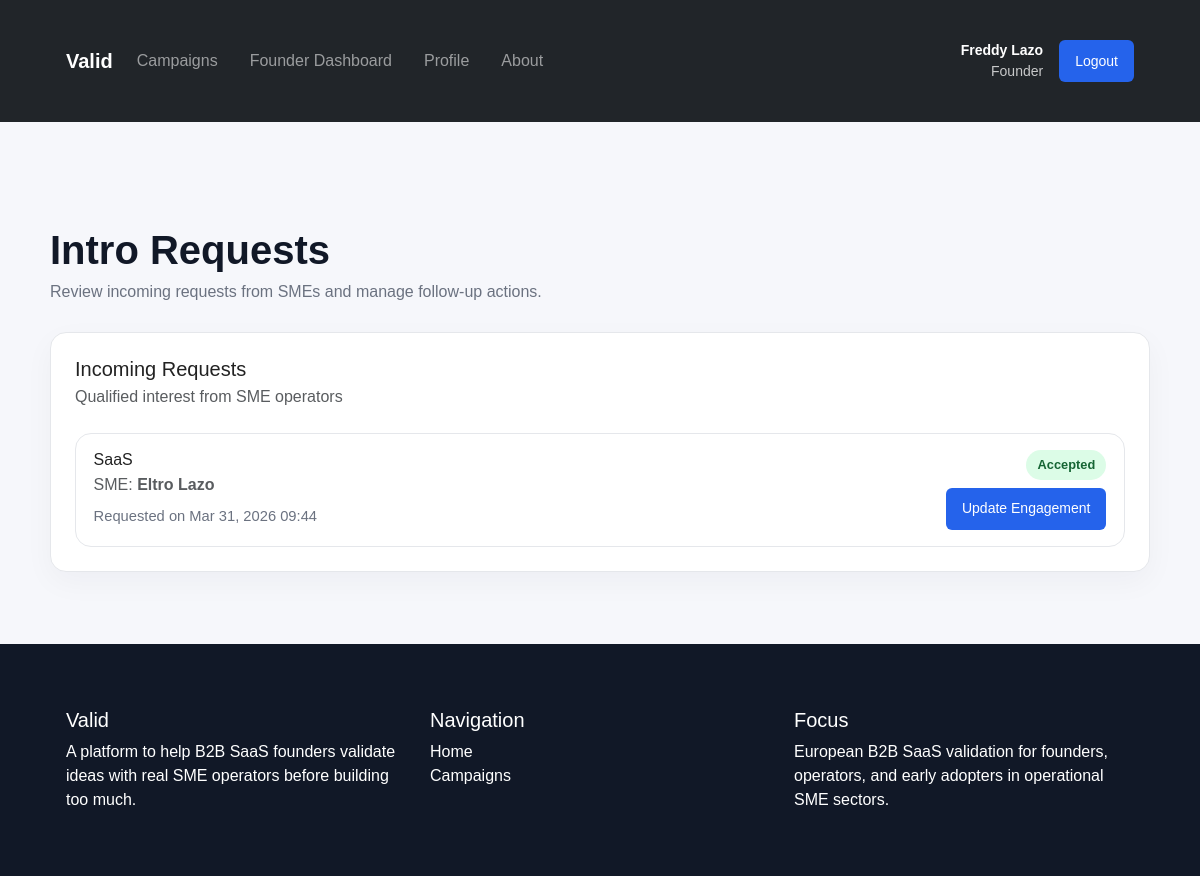
The page /valid/founder/intro-requests/ (signed in) on the database as committed earlier.
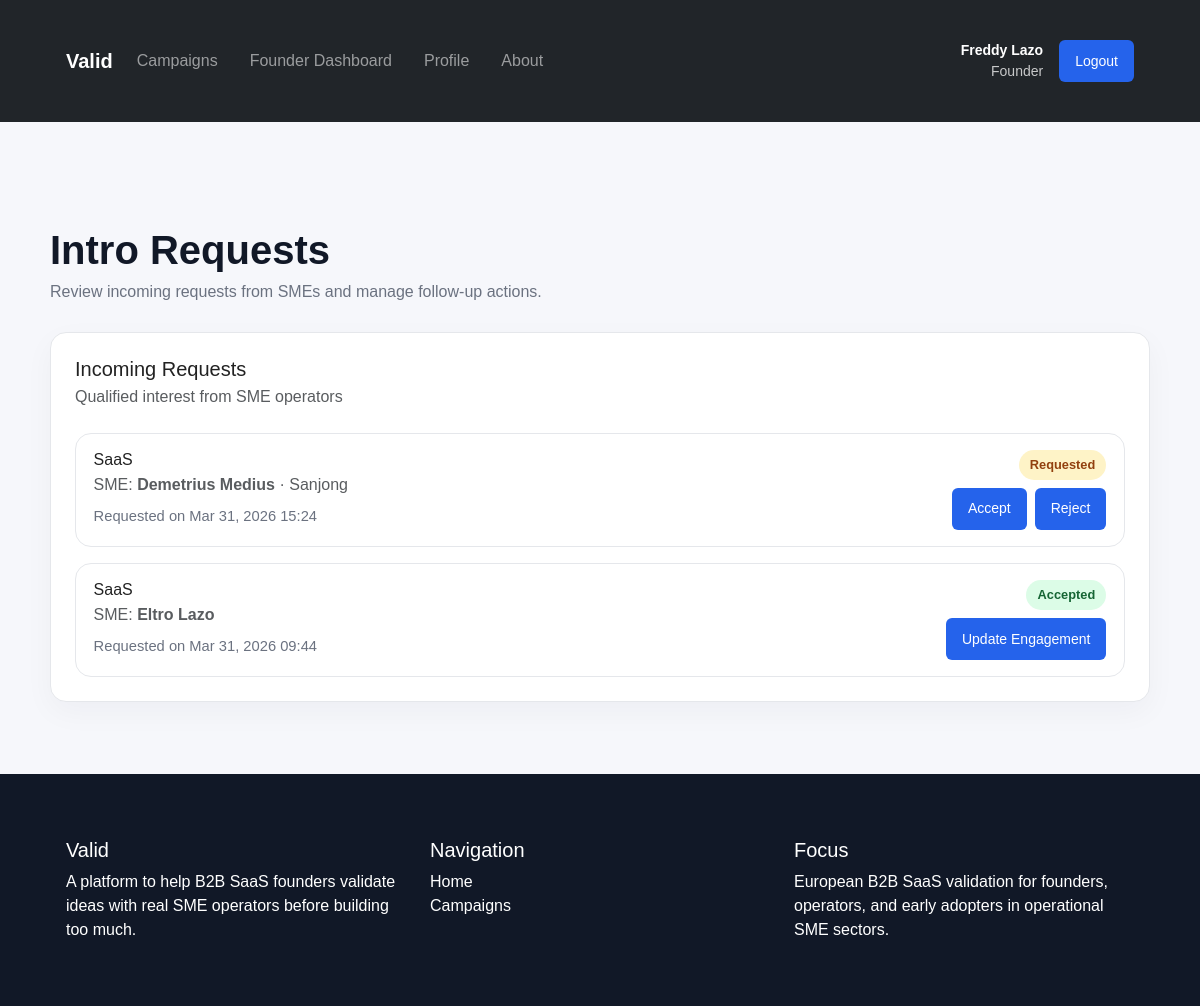
The same page on the database as committed later.
### account/models.py (models this page shows, shortened)
class Profile(models.Model):
    user = models.OneToOneField(
        settings.AUTH_USER_MODEL,
        on_delete=models.CASCADE,
        related_name="profile",
    )
    role = models.CharField(max_length=20, choices=UserRole.choices)
    company_name = models.CharField(max_length=255, blank=True)
    industry = models.CharField(max_length=100, blank=True)
    country = models.CharField(max_length=100, blank=True)
    company_size = models.CharField(max_length=50, blank=True)
    job_title = models.CharField(max_length=100, blank=True)
    pain_points = models.TextField(blank=True)

### campaign/models.py (models this page shows, shortened)
class IntroRequest(models.Model):
    campaign = models.ForeignKey(
        Campaign,
        on_delete=models.CASCADE,
        related_name="intro_requests",
    )
    sme_user = models.ForeignKey(
        settings.AUTH_USER_MODEL,
        on_delete=models.CASCADE,
        related_name="intro_requests",
    )
    status = models.CharField(
        max_length=20,
        choices=IntroRequestStatus.choices,
        default=IntroRequestStatus.REQUESTED,
    )
    requested_at = models.DateTimeField(auto_now_add=True)
    class Meta:
        unique_together = ("campaign", "sme_user")
        ordering = ["-requested_at"]

class Campaign(models.Model):
    founder = models.ForeignKey(
        settings.AUTH_USER_MODEL,
        on_delete=models.CASCADE,
        related_name="campaigns",
    )
    title = models.CharField(max_length=255)
    problem_summary = models.TextField()
    solution_summary = models.TextField()
    target_industry = models.CharField(
        max_length=50,
        choices=CampaignIndustry.choices,
    )
    target_role = models.CharField(
        max_length=50,
        choices=CampaignTargetRole.choices,
    )
    target_company_size = models.CharField(
        max_length=50,
        choices=CampaignCompanySize.choices,
    )
    target_market = models.CharField(max_length=100, blank=True)
    validation_goal_type = models.CharField(
        max_length=50,
        choices=CampaignValidationGoal.choices,
    )
    validation_goal_count = models.PositiveIntegerField(default=1)
    pilot_offer_summary = models.TextField(blank=True)
    status = models.CharField(
        max_length=20,
        choices=CampaignStatus.choices,
        default=CampaignStatus.PENDING_REVIEW,
    )
    campaign_image = models.ImageField(upload_to="campaign_visuals/", blank=True, null=True)
    created_at = models.DateTimeField(auto_now_add=True)
    updated_at = models.DateTimeField(auto_now=True)
    class Meta:
        ordering = ["-created_at"]

### campaign/views.py (the view)
# urls.py: path("founder/intro-requests/", founder_intro_request_list, name="founder_intro_request_list"),
@login_required
def founder_intro_request_list(request):
    if not is_founder(request.user):
        return HttpResponseForbidden("Only founders can access this page.")
    intro_requests = (
        IntroRequest.objects.filter(campaign__founder=request.user)
        .select_related("campaign", "sme_user", "sme_user__profile")
        .order_by("-requested_at")
    )
    return render(
        request,
        "campaign/founder/intro_request_list.html",
        {"intro_requests": intro_requests},
    )

### campaign/views.py (called while the page is built)
def is_founder(user):
    return (
        user.is_authenticated
        and hasattr(user, "profile")
        and user.profile.role == "founder"
    )

### campaign/templates/campaign/founder/intro_request_list.html (shortened to what this page needs)
{% extends "campaign/base.html" %}
{% block content %}
<div class="container page-shell">
    <div class="page-header">
        <h1>Intro Requests</h1>
        <p>Review incoming requests from SMEs and manage follow-up actions.</p>
    </div>
    <div class="section-card">
        <div class="card-body">
            <div class="d-flex justify-content-between align-items-center mb-4 flex-wrap gap-2">
                <div>
                    <h2 class="h5 mb-1">Incoming Requests</h2>
                    <p class="text-muted mb-0">Qualified interest from SME operators</p>
                </div>
            </div>
            <div class="content-stack">
                {% for intro_request in intro_requests %}
                    <div class="list-item-card">
                        <div class="d-flex justify-content-between align-items-start flex-wrap gap-3">
                            <div>
                                <h3 class="h6 mb-1">{{ intro_request.campaign.title }}</h3>
                                <p class="mb-2 text-muted">
                                    SME:
                                    <strong>
                                        {{ intro_request.sme_user.get_full_name|default:intro_request.sme_user.username }}
                                    </strong>
                                    {% if intro_request.sme_user.profile.company_name %}
                                        · {{ intro_request.sme_user.profile.company_name }}
                                    {% endif %}
                                </p>
                                <div class="list-meta">
                                    Requested on {{ intro_request.requested_at|date:"M d, Y H:i" }}
                                </div>
                            </div>
                            <div class="text-md-end">
                                <div class="mb-2">
                                    <span class="status-badge status-{{ intro_request.status }}">
                                        {{ intro_request.status }}
                                    </span>
                                </div>
                                <div class="d-flex gap-2 flex-wrap justify-content-md-end">
                                    {% if intro_request.status == "requested" %}
                                        <a class="btn btn-sm btn-outline-success" href="{% url 'founder_intro_request_update' intro_request.id 'accepted' %}">
                                            Accept
                                        </a>
                                        <a class="btn btn-sm btn-outline-danger" href="{% url 'founder_intro_request_update' intro_request.id 'rejected' %}">
                                            Reject
                                        </a>
                                    {% elif intro_request.status == "accepted" %}
                                        <a class="btn btn-sm btn-outline-primary" href="{% url 'founder_engagement_update' intro_request.id %}">
                                            Update Engagement
                                        </a>
                                    {% endif %}
                                </div>
                            </div>
                        </div>
                    </div>
                {% empty %}
                    <div class="empty-state">
                        No intro requests yet.
                    </div>
                {% endfor %}
            </div>
        </div>
    </div>
</div>
{% endblock %}

### campaign/templates/campaign/base.html (shortened to what this page needs)
{% load static %}
<!DOCTYPE html>
<html lang="en">
<head>
    <link
        href="https://cdn.jsdelivr.net/npm/bootstrap@5.3.3/dist/css/bootstrap.min.css"
        rel="stylesheet">
    <link href="{% static "css/valid.css" %}" rel="stylesheet">
</head>
<body >
<nav class="navbar navbar-expand-lg navbar-dark bg-dark sticky-top">
    <div class="container">
        <a class="navbar-brand fw-bold" href="{% url 'home' %}">Valid</a>
        <div class="collapse navbar-collapse" id="mainNav">
            <ul class="navbar-nav me-auto mb-2 mb-lg-0">
                <li class="nav-item">
                    <a class="nav-link" href="{% url 'campaign_list' %}">Campaigns</a>
                </li>
                {% if user.is_authenticated %}
                    {% if user.profile.role == 'founder' %}
                        <li class="nav-item">
                            <a class="nav-link" href="{% url 'founder_dashboard' %}">Founder Dashboard</a>
                        </li>
                    {% elif user.profile.role == 'sme' %}
                        <li class="nav-item">
                            <a class="nav-link" href="{% url 'sme_dashboard' %}">SME Dashboard</a>
                        </li>
                    {% endif %}
                    <li class="nav-item">
                        <a class="nav-link" href="{% url 'profile' %}">Profile</a>
                    </li>
                {% endif %}
                <li class="nav-item">
                    <a class="nav-link" href="{% url 'about' %}">About</a>
                </li>
            </ul>
            <div class="d-flex align-items-center gap-3">
                {% if user.is_authenticated %}
                    <div class="text-white small text-end">
                        <div class="fw-semibold">
                            {{ user.first_name|default:user.username }} {{ user.last_name }}
                        </div>
                        <div class="opacity-75">
                            {{ user.profile.role|title }}
                        </div>
                    </div>
                    <form method="post" action="{% url 'logout' %}">
                        <button class="btn btn-outline-light btn-sm" type="submit">Logout</button>
                    </form>
                {% else %}
                    <a class="btn btn-outline-light btn-sm" href="{% url 'login' %}">Login</a>
                    <a class="btn btn-light btn-sm" href="{% url 'signup' %}">Sign Up</a>
                {% endif %}
            </div>
        </div>
    </div>
</nav>
<main class="flex-fill">
</main>
{% block content %}{% endblock %}
<footer class="footer">
    <div class="container">
        <div class="row g-4">
            <div class="col-md-4">
                <h5>Valid</h5>
                <p class="mb-0">
                    A platform to help B2B SaaS founders validate ideas with real SME operators before building too much.
                </p>
            </div>
            <div class="col-md-4">
                <h5>Navigation</h5>
                <ul class="list-unstyled">
                    <li><a class="text-white text-decoration-none" href="{% url 'home' %}">Home</a></li>
                    <li><a class="text-white text-decoration-none" href="{% url 'campaign_list' %}">Campaigns</a></li>
                </ul>
            </div>
            <div class="col-md-4">
                <h5>Focus</h5>
                <p class="mb-0">
                    European B2B SaaS validation for founders, operators, and early adopters in operational SME sectors.
                </p>
            </div>
        </div>
    </div>
</footer>
</body>
</html>

### campaign/static/css/valid.css (style rules this page uses)
body { font-family: Arial, sans-serif; display: flex; flex-direction: column; background: #f6f7fb; margin: 0; color: #222; min-height: 100vh; }
nav { background: #111827; padding: 1rem 2rem; }
nav a { color: #fff; text-decoration: none; margin-right: 1rem; }
.container { max-width: 1100px; margin: 2rem auto; padding: 0 1rem; }
.btn { display: inline-block; padding: 0.65rem 1rem; background: #2563eb; color: white; text-decoration: none; border-radius: 6px; border: none; cursor: pointer; }
.footer { background-color: #111827; color: white; padding: 2rem 0; margin-top: auto; }
.page-shell { padding: 2.5rem 0; }
.page-header { margin-bottom: 1.75rem; }
.page-header h1 { font-weight: 700; margin-bottom: 0.35rem; color: #111827; }
.page-header p { margin-bottom: 0; color: #6b7280; }
.section-card { background: #fff; border: 1px solid #e5e7eb; border-radius: 1rem; box-shadow: 0 10px 30px rgba(15, 23, 42, 0.04); }
.section-card .card-body { padding: 1.5rem; }
.list-item-card { border: 1px solid #e5e7eb; border-radius: 1rem; padding: 1rem 1.1rem; background: #fff; transition: transform 0.2s ease, box-shadow 0.2s ease; }
.list-meta { font-size: 0.92rem; color: #6b7280; }
.status-badge { display: inline-block; padding: 0.35rem 0.7rem; border-radius: 999px; font-size: 0.8rem; font-weight: 600; text-transform: capitalize; }
.status-requested { background: #fef3c7; color: #92400e; }
.status-accepted { background: #dcfce7; color: #166534; }
.content-stack > * + * { margin-top: 1rem; }

Rows that differ between the two databases and show on the page:
added IntroRequest: campaign "SaaS", sme_user.get_full_name "Demetrius Medius", sme_user.profile.company_name "Sanjong", requested_at "Mar 31, 2026 15:24", status "Requested", shows "Accept"
